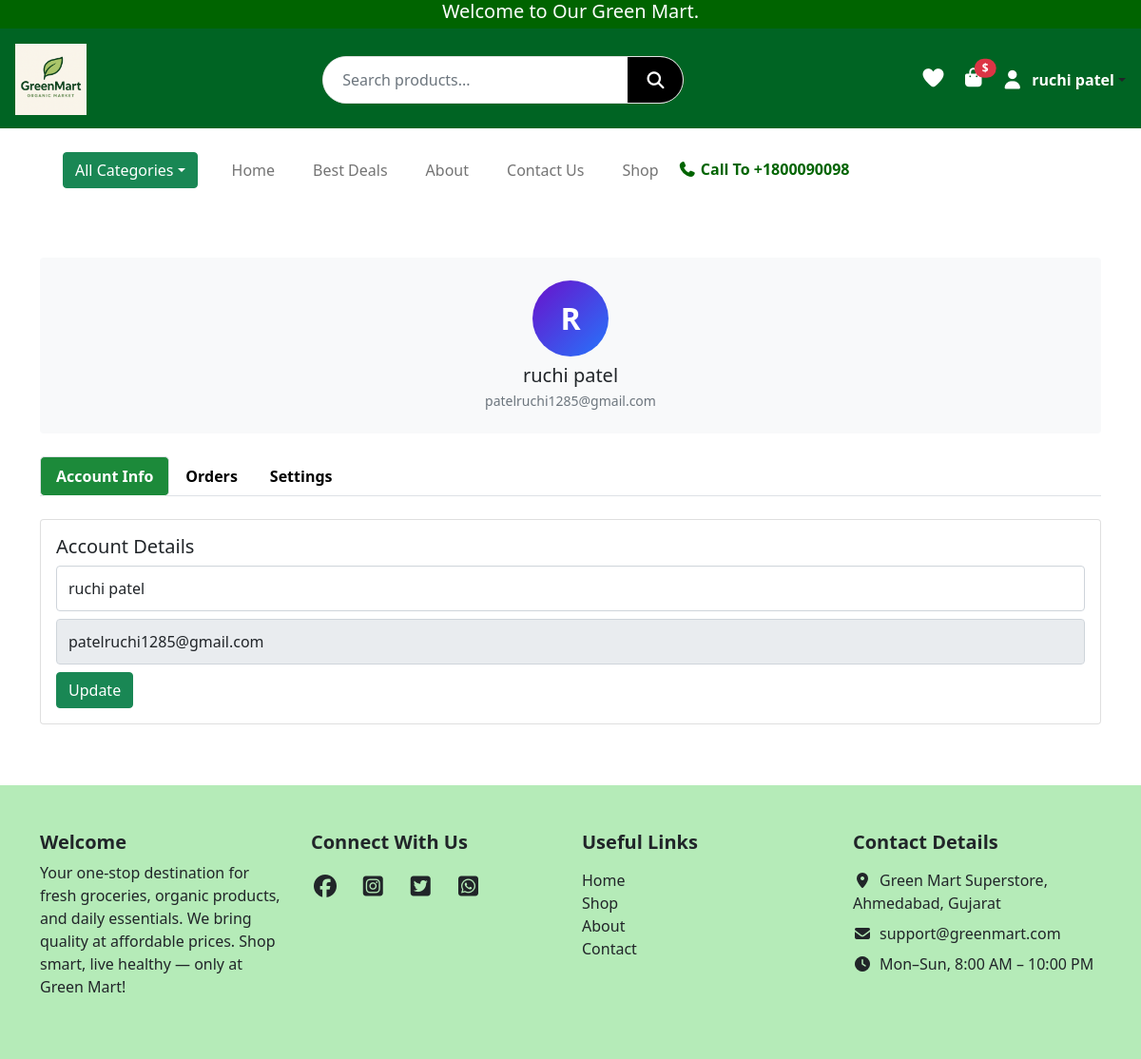
Screenshot of /profile (signed in) with the database file from the repository.
### website/models.py (models this page shows, shortened)
class User(UserMixin, db.Model):
    __tablename__ = "users"
    id = db.Column(db.Integer, primary_key=True)
    name = db.Column(db.String(50), nullable=False)
    email = db.Column(db.String(120), unique=True, nullable=False)
    password_hash = db.Column(db.String(128), nullable=False)
    role = db.Column(db.String(20), default="customer")
    is_verified = db.Column(db.Boolean, default=False)

### website/views.py (the view)
@views.route("/profile")
@login_required
def profile():
    login_form  = LoginForm()
    signup_form = SignupForm()
    orders = Order.query.filter_by(user_id=current_user.id).order_by(Order.id.desc()).all()
    return render_template(
        "profile.html",
        user=current_user,
        orders=orders,
        login_form=login_form,
        signup_form=signup_form,
    )

### website/forms.py
class LoginForm(FlaskForm):
    email = StringField("Email", validators=[DataRequired(), Email()])
    password = PasswordField("Password", validators=[DataRequired()])
    submit = SubmitField("Login")

class SignupForm(FlaskForm):
    name = StringField("Name", validators=[DataRequired(), Length(min=2, max=50)])
    email = StringField("Email", validators=[DataRequired(), Email()])
    password = PasswordField("Password", validators=[DataRequired(), Length(min=6)])
    confirm_password = PasswordField(
        "Confirm Password", validators=[DataRequired(), EqualTo("password")]
    )
    submit = SubmitField("Sign Up")

### website/templates/profile.html (shortened to what this page needs)
{% extends "base.html" %}
{% block content %}
<div class="container py-5">
  <div class="profile-header text-center bg-light p-4 rounded mb-4">
    <div class="avatar mx-auto mb-2">
      {{ current_user.name[0]|upper if current_user.is_authenticated else 'U' }}
    </div>
    <h5 class="mb-1">
      {{ current_user.name if current_user.is_authenticated else 'Guest User' }}
    </h5>
    <p class="text-muted small mb-0">
      {{ current_user.email if current_user.is_authenticated else 'guest@example.com' }}
    </p>
  </div>
  <ul class="nav nav-tabs mb-4" id="profileTabs">
    <li class="nav-item">
      <a class="nav-link active" data-bs-toggle="tab" href="#account">Account Info</a>
    </li>
    <li class="nav-item">
      <a class="nav-link" data-bs-toggle="tab" href="#orders">Orders</a>
    </li>
    <li class="nav-item">
      <a class="nav-link" data-bs-toggle="tab" href="#settings">Settings</a>
    </li>
  </ul>
  <div class="tab-content">
    <div id="account" class="tab-pane fade show active">
      <div class="card p-3 mb-3">
        <h5>Account Details</h5>
        <form method="POST" action="{{ url_for('views.update_profile') }}">
          <input type="text" name="name" value="{{ user.name }}" class="form-control mb-2">
          <input type="email" value="{{ user.email }}" class="form-control mb-2" readonly>
          <button class="btn btn-success">Update</button>
        </form>
      </div>
    </div>
  </div>
</div>
{% endblock %}

### website/templates/base.html (shortened to what this page needs)
<!DOCTYPE html>
<html lang="en">
<head>
  <link rel="stylesheet" href="{{ url_for('static', filename='css/style.css') }}">
  <link href="https://cdn.jsdelivr.net/npm/bootstrap@5.0.2/dist/css/bootstrap.min.css" rel="stylesheet">
  <link rel="stylesheet" href="https://cdnjs.cloudflare.com/ajax/libs/font-awesome/7.0.1/css/all.min.css">
  <link rel="stylesheet" href="https://cdn.jsdelivr.net/npm/bootstrap-icons@1.11.1/font/bootstrap-icons.css">
  <link href="https://cdn.jsdelivr.net/npm/bootstrap-icons@1.11.1/font/bootstrap-icons.css" rel="stylesheet">
</head>
<body>
<div class="container-fluid top-header">
  <h5 class="text-center mb-0">Welcome to Our Green Mart.</h5>
</div>
<header class="main-header d-flex flex-wrap align-items-center justify-content-between p-3">
  <div class="logo-area">
    <a href="{{ url_for('views.home') }}">
      <img src="{{ url_for('static', filename='images/logo.png') }}" alt="logo" class="img-fluid">
    </a>
  </div>
  <div class="search-area flex-grow-1 mx-3 position-relative d-none d-lg-flex">
    <form class="search-box d-flex" action="{{ url_for('views.search') }}" method="get">
      <input type="text" name="q" id="liveSearch" class="form-control" placeholder="Search products..." autocomplete="off">
      <button type="submit"><i class="fa-solid fa-magnifying-glass"></i></button>
    </form>
  </div>
  <div class="icons-area d-flex align-items-center gap-3 flex-shrink-0">
    <a href="{{ url_for('views.wishlist') }}"><i class="fa-solid fa-heart"></i></a>
    <div class="cart-box position-relative">
      <a href="{{ url_for('views.cart') }}">
        <i class="fa-solid fa-bag-shopping fs-5"></i>
      </a>
      <span class="cart-price position-absolute top-0 start-100 translate-middle badge rounded-pill bg-danger">
        ${{ subtotal }}
      </span>
    </div>
    {% if current_user.is_authenticated %}
    <div class="dropdown">
      <a class="d-flex align-items-center text-dark text-decoration-none dropdown-toggle" data-bs-toggle="dropdown">
        <i class="fa-solid fa-user fs-5"></i>
        <span class="ms-2 fw-bold" style="color:white;">{{ current_user.name }}</span>
      </a>
    </div>
    {% else %}
      <i class="fa-solid fa-user fs-5" data-bs-toggle="modal" data-bs-target="#loginModal"></i>
    {% endif %}
  </div>
</header>
<div class="container nav">
  <nav class="navbar navbar-expand-lg navbar-light bg-white p-4">
    <div class="container-fluid">
      <div class="dropdown me-3">
        <button class="btn btn-success dropdown-toggle" data-bs-toggle="dropdown">All Categories</button>
      </div>
      <div class="collapse navbar-collapse" id="mainNavbar">
        <ul class="navbar-nav me-auto mb-2 mb-lg-0">
          <li class="nav-item"><a class="nav-link" href="{{ url_for('views.home') }}">Home</a></li>
          <li class="nav-item"><a class="nav-link" href="{{ url_for('views.best_deals') }}">Best Deals</a></li>
          <li class="nav-item"><a class="nav-link" href="{{ url_for('views.about') }}">About</a></li>
          <li class="nav-item"><a class="nav-link" href="{{ url_for('views.contact') }}">Contact Us</a></li>
          <li class="nav-item"><a class="nav-link" href="{{ url_for('views.shop') }}">Shop</a></li>
        </ul>
        <h6 class="mb-0 ms-auto"><i class="fa-solid fa-phone"></i> Call To +1800090098</h6>
      </div>
    </div>
  </nav>
</div>
{% block content %}{% endblock %}
<footer class="text-dark py-5" style="background-color: #13be1e50;">
  <div class="container">
    <div class="row g-4">
      <div class="col-12 col-md-3">
        <h5 class="fw-bold">Welcome</h5>
        <p>Your one-stop destination for fresh groceries, organic products, and daily essentials.
          We bring quality at affordable prices. Shop smart, live healthy — only at Green Mart!</p>
      </div>
      <div class="col-12 col-md-3">
        <h5 class="fw-bold mb-3">Connect With Us</h5>
        <a href="#" class="text-dark fs-4 me-3"><i class="fa-brands fa-facebook"></i></a>
        <a href="#" class="text-dark fs-4 me-3"><i class="fa-brands fa-square-instagram"></i></a>
        <a href="#" class="text-dark fs-4 me-3"><i class="fa-brands fa-square-twitter"></i></a>
        <a href="#" class="text-dark fs-4"><i class="fa-brands fa-square-whatsapp"></i></a>
      </div>
      <div class="col-12 col-md-3">
        <h5 class="fw-bold mb-3">Useful Links</h5>
        <ul class="list-unstyled">
          <li><a href="" class="text-dark text-decoration-none">Home</a></li>
          <li><a href="" class="text-dark text-decoration-none">Shop</a></li>
          <li><a href="" class="text-dark text-decoration-none">About</a></li>
          <li><a href="" class="text-dark text-decoration-none">Contact</a></li>
        </ul>
      </div>
      <div class="col-12 col-md-3">
        <h5 class="fw-bold mb-3">Contact Details</h5>
        <ul class="list-unstyled">
          <li class="mb-2"><i class="fa-solid fa-location-dot me-2"></i>Green Mart Superstore, Ahmedabad, Gujarat</li>
          <li class="mb-2"><i class="fa-solid fa-envelope me-2"></i>support@greenmart.com</li>
          <li><i class="fa-solid fa-clock me-2"></i>Mon–Sun, 8:00 AM – 10:00 PM</li>
        </ul>
      </div>
    </div>
  </div>
</footer>
</body>
</html>

### website/static/css/style.css (style rules this page uses)
body, html { overflow-x: hidden; }
.container, .container-fluid { padding-left: 15px; padding-right: 15px; }
.top-header { background-color: #006400; color: white; height: 30px; display: flex; justify-content: center; }
.main-header { height: 105px; background: #006423; display: flex; align-items: center; justify-content: space-between; padding: 0 40px; }
.logo-area img { height: 75px; }
.search-area { flex-grow: 1; display: flex; justify-content: center; }
.search-box { width: 45%; background: #ffffff; display: flex; border-radius: 40px; overflow: hidden; border: 1px solid #e2e2e2; }
.search-box input { flex: 1; border: none; outline: none; padding: 14px 20px; font-size: 16px; }
.search-box button { width: 58px; background: #000; border: none; display: flex; justify-content: center; align-items: center; cursor: pointer; }
.search-box button i { color: white; font-size: 18px; }
.icons-area { display: flex; align-items: center; gap: 25px; }
.icons-area i { font-size: 22px; color: white; cursor: pointer; }
.cart-box { display: flex; align-items: center; gap: 5px; }
.cart-price { color: white; font-size: 17px; font-weight: 500; }
.navbar-nav .nav-link { font-size: 16px; font-weight: 500; margin: 0 12px; color: #000; }
.navbar h6 { margin: 0; font-weight: 600; color: #006400; }
li { list-style: none; }
.nav-tabs .nav-link { color: #000; font-weight: 600; }
.nav-tabs .nav-link.active { color: #fff !important; background: #1c8a3a !important; border-radius: 5px; }
.form-control { height: 48px; }
body { background: #f4f6f8; font-family: Arial }
input { width: 100%; padding: 10px; margin-bottom: 10px; border: 1px solid #ccc; border-radius: 5px }
.avatar { width: 80px; height: 80px; background: linear-gradient(135deg, #6a11cb, #2575fc); color: #fff; font-size: 32px; font-weight: bold; border-radius: 50%; display: flex; align-items: center; justify-content: center; }

### rows the page displays
User: name "ruchi patel", name "R", email "patelruchi1285@gmail.com"
